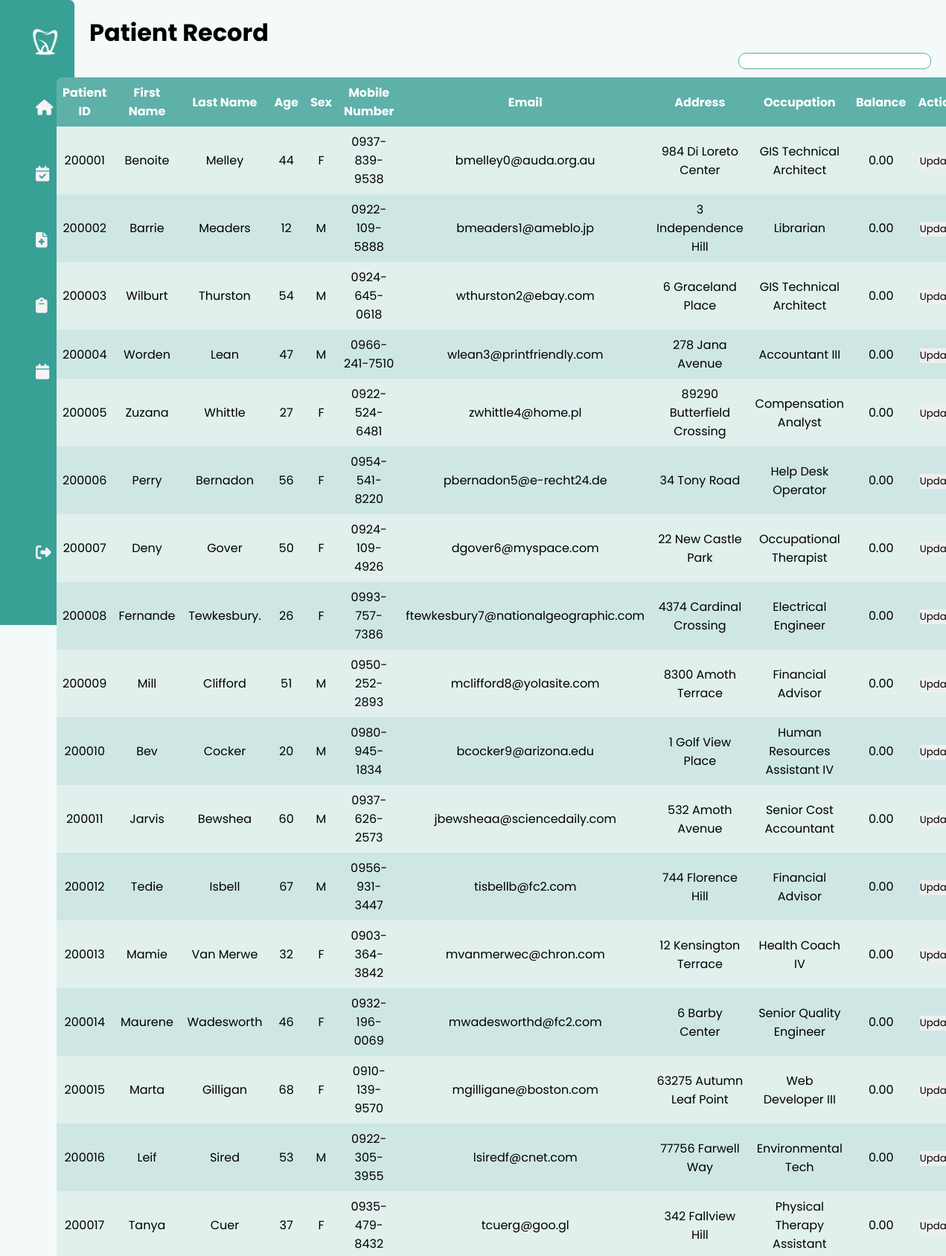
The page /pages/patientRecord.php (upper part) on the database its author committed.
### tables this page shows
CREATE TABLE `patients` (
  `patientID` int(10) NOT NULL,
  `patientFirstName` varchar(30) DEFAULT NULL,
  `patientLastName` varchar(30) DEFAULT NULL,
  `patientAge` int(11) DEFAULT NULL,
  `patientSex` varchar(10) DEFAULT NULL,
  `patientMobileNo` varchar(15) DEFAULT NULL,
  `patientEmail` varchar(70) DEFAULT NULL,
  `patientAddress` varchar(100) DEFAULT NULL,
  `patientOccupation` varchar(30) DEFAULT NULL,
  `patientBalance` decimal(15,2) DEFAULT NULL
);

### pages/patientRecord.php (the view, shortened to what this page needs)
<?php
  include("../phpFiles/dbConnect.php");
  $searchKeyword = "";
  $sql = "SELECT * FROM patients";
  $sql .= ";";
  $result = $conn->query($sql);
?>
<!DOCTYPE html>
<html lang="en">
<head>
    <link rel="stylesheet" href="../styles/appointmentRequest.css">
</head>
<body>
    <div class="container">
        <?php include('sidebar.php'); ?>
        <div class="table-container">
            <h1 class="header">Patient Record</h1>
            <div id="reqTbl">
                <div id="search-container">
                    <form action="<?php echo htmlspecialchars($_SERVER["PHP_SELF"]); ?>" method="post">
                        <input type="text" name="searchKeyword" value="<?php echo $searchKeyword; ?>">
                    </form>
                </div>
                <?php
                    if ($result->num_rows > 0) {
                        echo "<table>";
                        echo "<tr><th>Patient ID</th><th>First Name</th><th>Last Name</th><th>Age</th><th>Sex</th><th>Mobile Number</th><th>Email</th><th>Address</th><th>Occupation</th><th>Balance</th><th>Action</th></tr>";
                    while ($row = $result->fetch_assoc()) {
                    echo "<tr>";
                    echo "<td>" . $row["patientID"] . "</td>";
                    echo "<td>" . $row["patientFirstName"] . "</td>";
                    echo "<td>" . $row["patientLastName"] . "</td>";
                    echo "<td>" . $row["patientAge"] . "</td>";
                    echo "<td>" . $row["patientSex"] . "</td>";
                    echo "<td>" . $row["patientMobileNo"] . "</td>";
                    echo "<td>" . $row["patientEmail"] . "</td>";
                    echo "<td>" . $row["patientAddress"] . "</td>";
                    echo "<td>" . $row["patientOccupation"] . "</td>";
                    echo "<td>" . $row["patientBalance"] . "</td>";
                    echo "<td>
                                <form action='patientRecordUpdate.php' method='post'>
                                    <input type='hidden' name='patientID' value='{$row['patientID']}'>
                                    <button type='submit'>Update</button>
                                </form>
                            </td>";
                    echo "</tr>";
                    }
                    echo "</table>";
                    } else {
                        echo "0 results";
                    }
                ?>
            </div>
        </div>
    </div>
</body>
</html>

### pages/sidebar.php (shortened to what this page needs)
<head>
    <link rel="stylesheet" type="text/css" href="../styles/sidebar.css"/>
    <link rel="stylesheet" href="https://cdnjs.cloudflare.com/ajax/libs/font-awesome/6.4.2/css/all.min.css" />
</head>
<nav>
    <div class="logo">
        <img src="../images/logoDashboard.png">
    </div>
    <ul class="menu">
        <li>
            <a href="dashboard.php" class="dashboard" >
                <i class="fa-solid fa-house"></i>
            </a>
        </li>
        <li>
            <a href="appointmentRequest.php" class="app_request">
                <i class="fas fa-calendar-check"></i>
            </a>
        </li>
        <li>
            <a href="patientRecord.php" class="patient_record">
                <i class="fa-solid fa-file-medical"></i>
            </a>
        </li>
        <li>
            <a href="#" class="treatment_record">
                <i class="fas fa-clipboard"></i>
            </a>
    </li>
        <li>
            <a href="calendarAppointment.php" class="display_calendar">
                <i class="fas fa-calendar"></i>
            </a>
        </li>
        <li class="logout">
            <a href="#">
                <i class="fas fa-sign-out-alt"></i>
            </a>
        </li>
    </ul>
</nav>

### styles/appointmentRequest.css (style rules this page uses)
* { margin: 0; padding: 0; outline: none; border: none; text-decoration: none; box-sizing: border-box; font-family: "Poppins", sans-serif; }
body { background: #f4fafa; }
.container { display: flex; }
.table-container { position: relative; padding: 20px; width: calc(100% - 100px); }
#reqTbl { display: flex; flex-direction: column; justify-content: center; align-items: center; }
#search-container { align-self: flex-end; }
#search-container input { border: 1px solid #58AD9D; border-radius: 10px; }
table { overflow: hidden; border-radius: 10px; border: 1px solid black; margin-top: 10px; border-collapse: collapse; width: 100%; }
th, td { padding: 8px; text-align: center; word-wrap: break-word; }
th { background-color: #5EB1A9; color: white; }
tr:nth-child(even) { background-color: #E1EFED; }
tr:nth-child(odd) { background-color: #CFE7E4; }
button { cursor: pointer; }

### styles/sidebar.css (style rules this page uses)
:root { --bg: #f4fafa; --green: #39a096; --white: #f4f4f4; --darkwhite: #f4fafa; }
nav { position: sticky; top: 0; left: 0; bottom: 0; width: 110px; height: 105vh; padding: 1rem; color: var(--green); overflow: hidden; transition: all 0.5s linear; background: var(--green); border-top-right-radius: 7px; border-bottom-right-radius: 7px; }
.logo { position: relative; height: 80px; padding: 1rem; display: flex; align-items: center; text-align: center; gap: 1.7rem; margin-left: 0.6rem; }
.logo img { height: 85%; }
.menu { height: 85%; position: relative; list-style: none; }
.menu li { padding: 1.5rem; margin: 0.5rem; border-top-left-radius: 50px; border-bottom-left-radius: 50px; line-height: 0.8rem; width: 500px; }
.menu li a { color: var(--white); font-size: 14px; display: flex; align-items: center; gap: 2.6rem; }
.menu li a i { font-size: 1.3rem; }
.logout { position: absolute; bottom: 0; left: 0; width: calc(100% - 1rem); }

### rows shown on the page
patients: patientID "200001", patientFirstName "Benoite", patientLastName "Melley", patientAge "44", patientSex "F", patientMobileNo "0937-839-9538", patientEmail "bmelley0@auda.org.au", patientAddress "984 Di Loreto Center", patientOccupation "GIS Technical Architect", patientBalance "0.00"
patients: patientID "200002", patientFirstName "Barrie", patientLastName "Meaders", patientAge "12", patientSex "M", patientMobileNo "0922-109-5888", patientEmail "bmeaders1@ameblo.jp", patientAddress "3 Independence Hill", patientOccupation "Librarian", patientBalance "0.00"
patients: patientID "200003", patientFirstName "Wilburt", patientLastName "Thurston", patientAge "54", patientSex "M", patientMobileNo "0924-645-0618", patientEmail "wthurston2@ebay.com", patientAddress "6 Graceland Place", patientOccupation "GIS Technical Architect", patientBalance "0.00"
patients: patientID "200004", patientFirstName "Worden", patientLastName "Lean", patientAge "47", patientSex "M", patientMobileNo "0966-241-7510", patientEmail "wlean3@printfriendly.com", patientAddress "278 Jana Avenue", patientOccupation "Accountant III", patientBalance "0.00"
patients: patientID "200005", patientFirstName "Zuzana", patientLastName "Whittle", patientAge "27", patientSex "F", patientMobileNo "0922-524-6481", patientEmail "zwhittle4@home.pl", patientAddress "89290 Butterfield Crossing", patientOccupation "Compensation Analyst", patientBalance "0.00"
patients: patientID "200006", patientFirstName "Perry", patientLastName "Bernadon", patientAge "56", patientSex "F", patientMobileNo "0954-541-8220", patientEmail "pbernadon5@e-recht24.de", patientAddress "34 Tony Road", patientOccupation "Help Desk Operator", patientBalance "0.00"
patients: patientID "200007", patientFirstName "Deny", patientLastName "Gover", patientAge "50", patientSex "F", patientMobileNo "0924-109-4926", patientEmail "dgover6@myspace.com", patientAddress "22 New Castle Park", patientOccupation "Occupational Therapist", patientBalance "0.00"
patients: patientID "200008", patientFirstName "Fernande", patientLastName "Tewkesbury.", patientAge "26", patientSex "F", patientMobileNo "0993-757-7386", patientEmail "ftewkesbury7@nationalgeographic.com", patientAddress "4374 Cardinal Crossing", patientOccupation "Electrical Engineer", patientBalance "0.00"
patients: patientID "200009", patientFirstName "Mill", patientLastName "Clifford", patientAge "51", patientSex "M", patientMobileNo "0950-252-2893", patientEmail "mclifford8@yolasite.com", patientAddress "8300 Amoth Terrace", patientOccupation "Financial Advisor", patientBalance "0.00"
patients: patientID "200010", patientFirstName "Bev", patientLastName "Cocker", patientAge "20", patientSex "M", patientMobileNo "0980-945-1834", patientEmail "bcocker9@arizona.edu", patientAddress "1 Golf View Place", patientOccupation "Human Resources Assistant IV", patientBalance "0.00"
patients: patientID "200011", patientFirstName "Jarvis", patientLastName "Bewshea", patientAge "60", patientSex "M", patientMobileNo "0937-626-2573", patientEmail "jbewsheaa@sciencedaily.com", patientAddress "532 Amoth Avenue", patientOccupation "Senior Cost Accountant", patientBalance "0.00"
patients: patientID "200012", patientFirstName "Tedie", patientLastName "Isbell", patientAge "67", patientSex "M", patientMobileNo "0956-931-3447", patientEmail "tisbellb@fc2.com", patientAddress "744 Florence Hill", patientOccupation "Financial Advisor", patientBalance "0.00"
patients: patientID "200013", patientFirstName "Mamie", patientLastName "Van Merwe", patientAge "32", patientSex "F", patientMobileNo "0903-364-3842", patientEmail "mvanmerwec@chron.com", patientAddress "12 Kensington Terrace", patientOccupation "Health Coach IV", patientBalance "0.00"
patients: patientID "200014", patientFirstName "Maurene", patientLastName "Wadesworth", patientAge "46", patientSex "F", patientMobileNo "0932-196-0069", patientEmail "mwadesworthd@fc2.com", patientAddress "6 Barby Center", patientOccupation "Senior Quality Engineer", patientBalance "0.00"
patients: patientID "200015", patientFirstName "Marta", patientLastName "Gilligan", patientAge "68", patientSex "F", patientMobileNo "0910-139-9570", patientEmail "mgilligane@boston.com", patientAddress "63275 Autumn Leaf Point", patientOccupation "Web Developer III", patientBalance "0.00"
patients: patientID "200016", patientFirstName "Leif", patientLastName "Sired", patientAge "53", patientSex "M", patientMobileNo "0922-305-3955", patientEmail "lsiredf@cnet.com", patientAddress "77756 Farwell Way", patientOccupation "Environmental Tech", patientBalance "0.00"
patients: patientID "200017", patientFirstName "Tanya", patientLastName "Cuer", patientAge "37", patientSex "F", patientMobileNo "0935-479-8432", patientEmail "tcuerg@goo.gl", patientAddress "342 Fallview Hill", patientOccupation "Physical Therapy Assistant", patientBalance "0.00"
